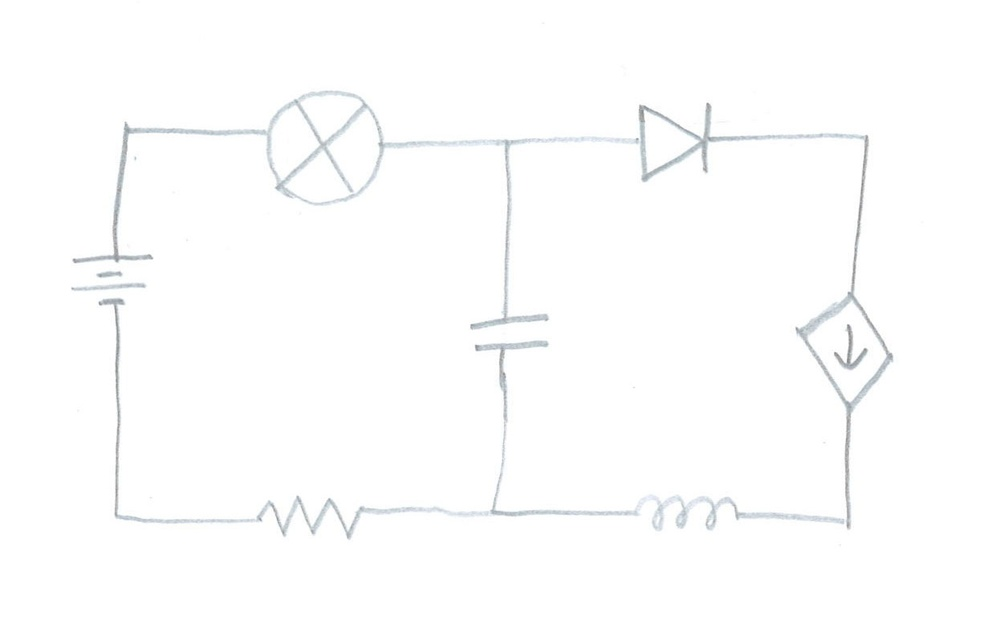
#> input picture Circuits/75.jpg, 1000 x 636 px, shrunk from 1246 x 793 before the run
$ python segment.py
#> lines starting #> are read from the running program, lines starting #| are printed output that depends on the picture; after the words box and inside, x2 and y2 are one past the last pixel; in counts of white or black regions, pixels touching at a corner belong together
#!/usr/bin/env python3
# -*- coding: utf-8 -*-
"""
Created on Thu Jun 27 22:14:49 2019

@author: zan
"""

#!/usr/bin/env python3
# -*- coding: utf-8 -*-
"""
Created on Tue Jun 25 20:57:30 2019

@author: zan
"""
import os
import cv2
import numpy as np
from matplotlib import pyplot as plt

#Image is loaded with imread command
img = cv2.imread('Circuits/75.jpg',0)

#Blurring to reduce some noise
im_b= cv2.GaussianBlur(img,(5,5),0)

#Applying thresholding
th, im_th =cv2.threshold(im_b, 0, 255, cv2.THRESH_BINARY_INV+cv2.THRESH_OTSU)
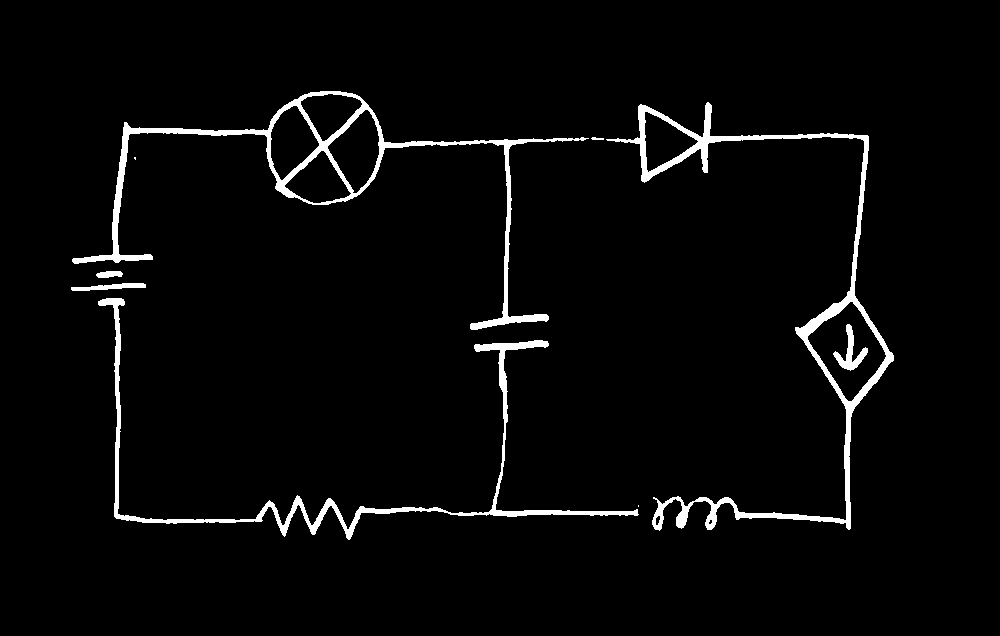
#> im_th: shape (636, 1000); 3.2% white; 9 white regions (2 under 20 px), largest, box (x1, y1, x2, y2) and area: (606, 102, 894, 531) 7303, (72, 91, 589, 330) 6718, (98, 298, 639, 540) 5161
#> th = 232

#Copy the thresholded image.
im_floodfill = im_th.copy()

#Mask used to flood filling.
h, w = im_th.shape[:2]
mask = np.zeros((h+2, w+2), np.uint8)

#Floodfill from point (0, 0)
cv2.floodFill(im_floodfill, mask, (0,0), 255);
#> im_floodfill: shape (636, 1000); 97.9% white; 8 black regions (1 under 20 px), largest, box (x1, y1, x2, y2) and area: (808, 302, 886, 401) 3652, (328, 110, 379, 193) 2484, (271, 106, 319, 180) 2198

#Invert floodfilled image
im_floodfill_inv = cv2.bitwise_not(im_floodfill)

#Creating Kernel
kernel = cv2.getStructuringElement(cv2.MORPH_RECT, (3,3))

#Closing for extraction closed symbols
closing = cv2.morphologyEx(im_floodfill_inv, cv2.MORPH_CLOSE, kernel,iterations=5)
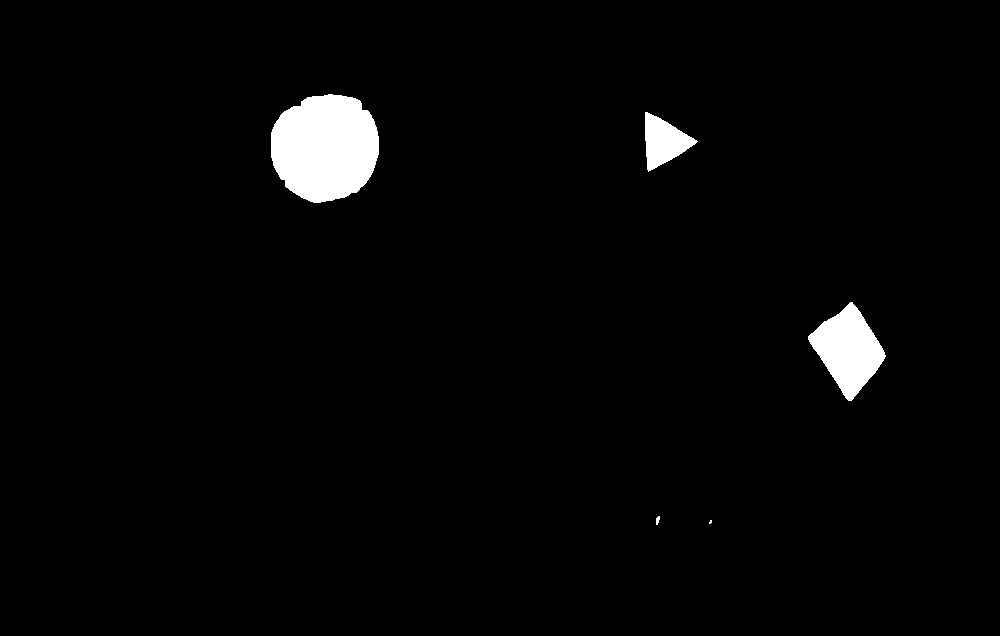
#> closing: shape (636, 1000); 2.4% white; 5 white regions (1 under 20 px)

#Contouring for closed shape symbols
im_rec=img.copy()
contours, hierarchy = cv2.findContours(closing,cv2.RETR_TREE,cv2.CHAIN_APPROX_SIMPLE)
#> contours = 5 contours, 2 with area under 20; largest, box (x1, y1, x2, y2) and area: (271, 94, 379, 203) 9122, (808, 302, 886, 401) 4076, (645, 112, 698, 172) 1644

#Segmenting closed symbols
i=0
for cnt in contours:
	x,y,w,h = cv2.boundingRect(cnt)
	if (w>50 and w<300) or (h>50 and h<300):
		cl_output= img[y-40:y+h+40,x-40:x+w+40]
		cv2.imwrite(os.path.join("Segmented_symbols/",str(i)+".jpg"), cl_output)
		i=i+1
#> this loop made 5 passes
#> (x, y, w, h) on passes 1 to 5: (709, 520, 3, 4), (656, 516, 4, 9), (808, 302, 78, 99), (645, 112, 53, 60), (271, 94, 108, 109)
#> pass 3, `cl_output= img[y-40:y+h+40,x-40:x+w+40]`:
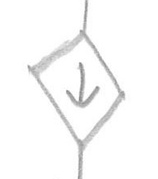
#> cl_output: shape (179, 158); min 131, max 255, mean 249.1
#> after the loop, i = 3


#extracting remaining circuit
dilation = cv2.dilate(im_floodfill_inv, kernel, iterations=7)
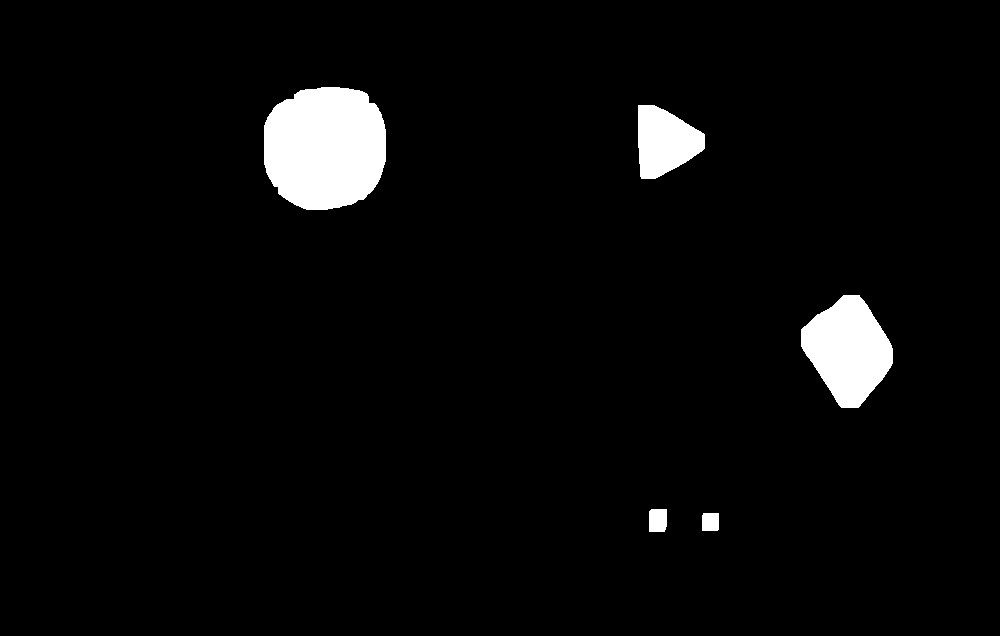
#> dilation: shape (636, 1000); 3.7% white; 5 white regions
im_thb= im_th.copy()

contours, hierarchy = cv2.findContours(dilation,cv2.RETR_TREE,cv2.CHAIN_APPROX_SIMPLE)
#> contours = 5 contours; box (x1, y1, x2, y2) and area: (264, 87, 386, 210) 12328, (801, 295, 893, 408) 6722, (638, 105, 705, 179) 3394, (649, 509, 667, 532) 366, (702, 513, 719, 531) 270
sec=im_th-dilation
for cnt in contours:
        x,y,w,h = cv2.boundingRect(cnt)
        if (w>300 or h>300):
            sec= im_th
#> this loop made 5 passes
#> (x, y, w, h) on passes 1 to 5: (702, 513, 17, 18), (649, 509, 18, 23), (801, 295, 92, 113), (638, 105, 67, 74), (264, 87, 122, 123)

#blurring remaining circuit
im_b1= cv2.GaussianBlur(sec,(5,5),0)
#Applying thresholding
th, im_th1 =cv2.threshold(im_b1, 0, 255, cv2.THRESH_BINARY+cv2.THRESH_OTSU)
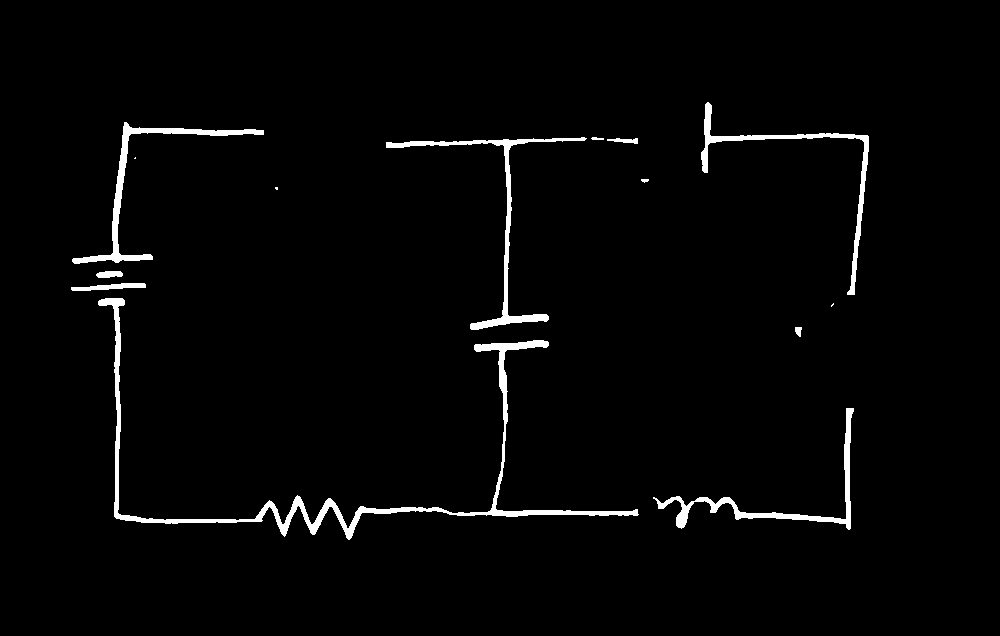
#> im_th1: shape (636, 1000); 2.3% white; 14 white regions (3 under 20 px), largest, box (x1, y1, x2, y2) and area: (98, 298, 639, 540) 5499, (386, 137, 587, 330) 2181, (72, 122, 264, 264) 2074
#> th = 104
#Creating Kernel
kernel1 = cv2.getStructuringElement(cv2.MORPH_RECT, (3,3))
#> kernel1 = [[1, 1, 1], [1, 1, 1], [1, 1, 1]]

dilation1 = cv2.dilate(im_th1, kernel1, iterations=10)
#> dilation1: shape (636, 1000); 12.3% white; 5 white regions, box (x1, y1, x2, y2) and area: (61, 112, 864, 550) 65326, (691, 92, 879, 317) 11160, (785, 317, 812, 347) 792, (631, 169, 659, 193) 663, (265, 177, 288, 200) 528
erosion = cv2.erode(dilation1, kernel1, iterations=14)
#> erosion: shape (636, 1000); 0.65% white; 4 white regions, box (x1, y1, x2, y2) and area: (478, 318, 544, 348) 1635, (263, 505, 356, 529) 1252, (100, 258, 121, 302) 815, (657, 501, 732, 522) 440
result= cv2.dilate(erosion, kernel1, iterations=10)
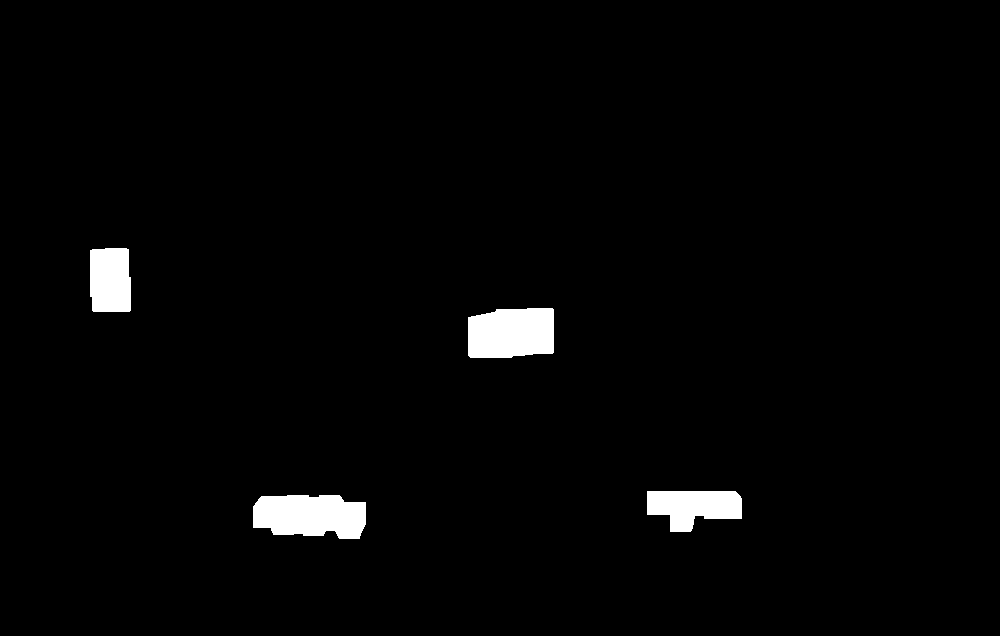
#> result: shape (636, 1000); 2.1% white; 4 white regions

#Contouring for closed symbols
contours, hierarchy = cv2.findContours(result,cv2.RETR_TREE,cv2.CHAIN_APPROX_SIMPLE)
#> contours = 4 contours; box (x1, y1, x2, y2) and area: (253, 495, 366, 539) 4006, (468, 308, 554, 358) 3828, (647, 491, 742, 532) 2688, (90, 248, 131, 312) 2414

#Segmenting closed symbols
i=0
for cnt in contours:
	x,y,w,h = cv2.boundingRect(cnt)
	if (w>50 and w<300) or (h>50 and h<300):
		output= img[y-40:y+h+40,x-40:x+w+40]
		cv2.imwrite(os.path.join("Segmented_symbols/",str(i+10)+".jpg"),output)
		i=i+1
#> this loop made 4 passes
#> (x, y, w, h) on passes 1 to 4: (253, 495, 113, 44), (647, 491, 95, 41), (468, 308, 86, 50), (90, 248, 41, 64)
#> pass 3, `output= img[y-40:y+h+40,x-40:x+w+40]`:
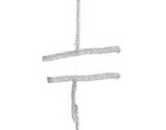
#> output: shape (130, 166); min 144, max 255, mean 250.9
#> after the loop, i = 4

titles = ['Original Image', "Thresholded Binary Image",
          'Inverted Floodfilled Image','Remained Circuit','Image after morphological operation']
images = [img, im_thb, im_floodfill_inv, sec, result]


for i in range(5):
    plt.subplot(3,2,i+1),plt.imshow(images[i],'gray')
    plt.title(titles[i])
    plt.xticks([]),plt.yticks([])
plt.show()


cv2.namedWindow('image', cv2.WINDOW_NORMAL)
cv2.imshow('image',closing)
cv2.waitKey(0)
cv2.destroyAllWindows()

$ run again, with Circuits/1.jpg copied over Circuits/75.jpg
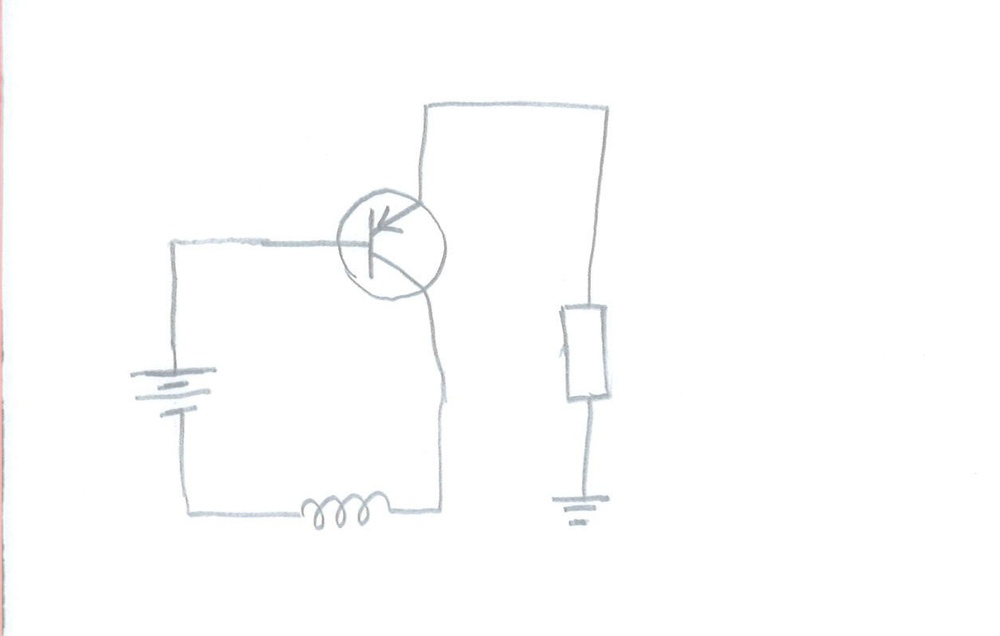
#> input picture Circuits/1.jpg, 1000 x 636 px, shrunk from 1254 x 798 before the run
#> `th, im_th =cv2.threshold(im_b, 0, 255, cv2.THRESH_BINARY_INV+cv2.THRES..`:
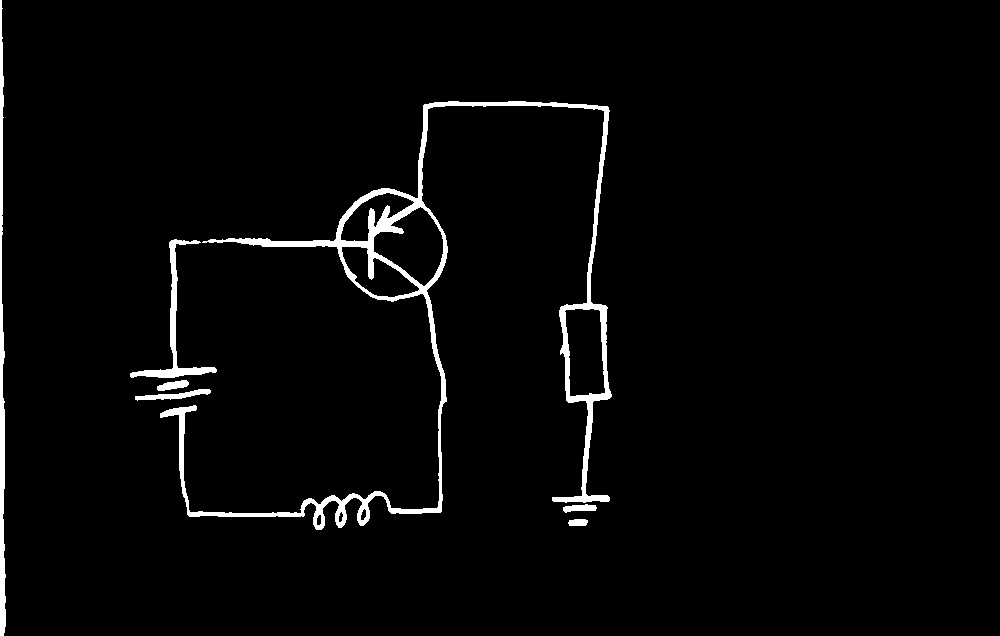
#> im_th: shape (636, 1000); 2.6% white; 7 white regions, largest, box (x1, y1, x2, y2) and area: (160, 101, 612, 530) 11614, (0, 0, 6, 636) 2285, (130, 239, 217, 378) 1421
#> `th, im_th =cv2.threshold(im_b, 0, 255, cv2.THRESH_BINARY_INV+cv2.THRES..`: th = 230
#> closing: shape (636, 1000); 100% white; 2 black regions
#> `contours, hierarchy = cv2.findContours(closing,cv2.RETR_TREE,cv2.CHAIN..`: contours = 2 contours; box (x1, y1, x2, y2) and area: (0, 0, 1000, 636) 634252, (377, 217, 392, 233) 203
#> the loop `for cnt in contours:` made 2 passes
#> (x, y, w, h) on passes 1 to 2: (0, 0, 1000, 636), (377, 217, 15, 16)
#> after the loop `for cnt in contours:`: i = 0
#> dilation: shape (636, 1000); every value is 255
#> `contours, hierarchy = cv2.findContours(dilation,cv2.RETR_TREE,cv2.CHAI..`: contours = [[[0, 0], [0, 635], [999, 635], [999, 0]]]
#> the loop `for cnt in contours:` made 1 pass
#> (cnt, x, y, w, h) on pass 1: ([[0, 0], [0, 635], [999, 635], [999, 0]], 0, 0, 1000, 636)
#> im_th1: shape (636, 1000); 2.7% white; 6 white regions, box (x1, y1, x2, y2) and area: (160, 101, 612, 530) 12383, (0, 0, 6, 636) 2319, (130, 239, 217, 378) 1468, (135, 389, 211, 401) 397, (157, 380, 189, 391) 227, (568, 519, 588, 526) 125
#> `th, im_th1 =cv2.threshold(im_b1, 0, 255, cv2.THRESH_BINARY+cv2.THRESH_..`: th = 107
#> kernel1 = [[1, 1, 1], [1, 1, 1], [1, 1, 1]]
#> dilation1: shape (636, 1000); 12.1% white; 2 white regions, box (x1, y1, x2, y2) and area: (120, 91, 622, 540) 67794, (0, 0, 16, 636) 8895
#> erosion: shape (636, 1000); 1.2% white; 9 white regions (1 under 20 px), largest, box (x1, y1, x2, y2) and area: (339, 192, 422, 289) 3500, (139, 371, 207, 414) 1966, (305, 496, 387, 524) 1454
#> result: shape (636, 1000); 3.6% white; 8 white regions
#> `contours, hierarchy = cv2.findContours(result,cv2.RETR_TREE,cv2.CHAIN_..`: contours = 8 contours; box (x1, y1, x2, y2) and area: (329, 182, 438, 305) 8890, (129, 361, 217, 424) 4442, (295, 486, 397, 534) 3920, (557, 489, 603, 532) 1656, (0, 537, 12, 636) 1048, (0, 394, 11, 496) 1010, (561, 387, 601, 409) 818, (0, 344, 11, 365) 200
#> the loop `for cnt in contours:` made 8 passes
#> (cnt, x, y, w, h) on passes 4, 7: ([[0, 394], [0, 495], [10, 495], [10, 394]], 0, 394, 11, 102), ([[0, 344], [0, 364], [10, 364], [10, 344]], 0, 344, 11, 21)
#> pass 3, `output= img[y-40:y+h+40,x-40:x+w+40]`:
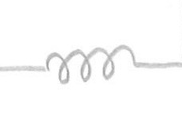
#> output: shape (128, 182); min 153, max 255, mean 251.3
#> after the loop `for cnt in contours:`: i = 5

$ run again, with Circuits/10.jpg copied over Circuits/75.jpg
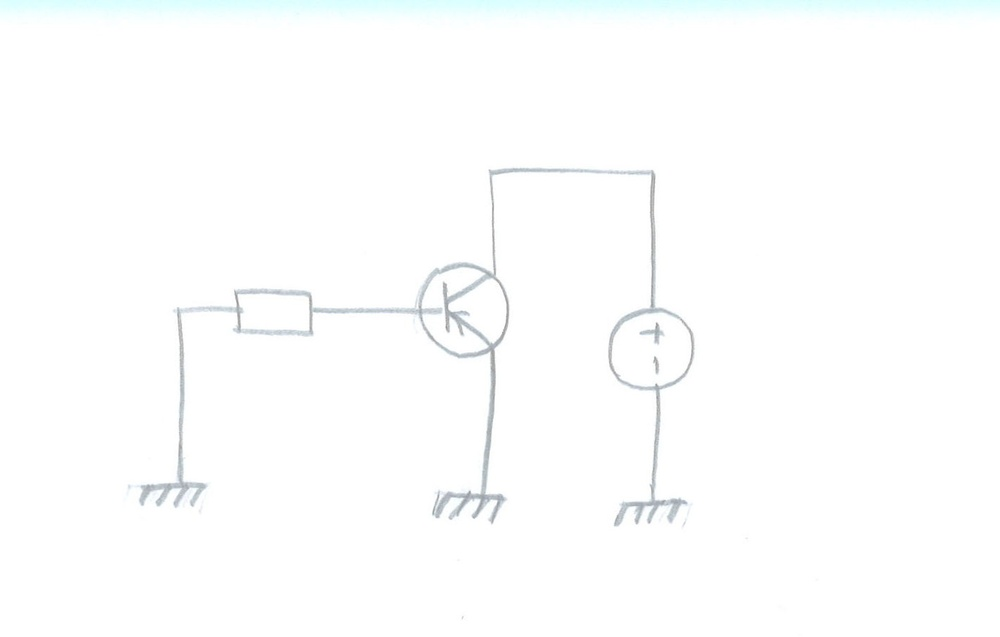
#> input picture Circuits/10.jpg, 1000 x 637 px, shrunk from 1418 x 903 before the run
#> `th, im_th =cv2.threshold(im_b, 0, 255, cv2.THRESH_BINARY_INV+cv2.THRES..`:
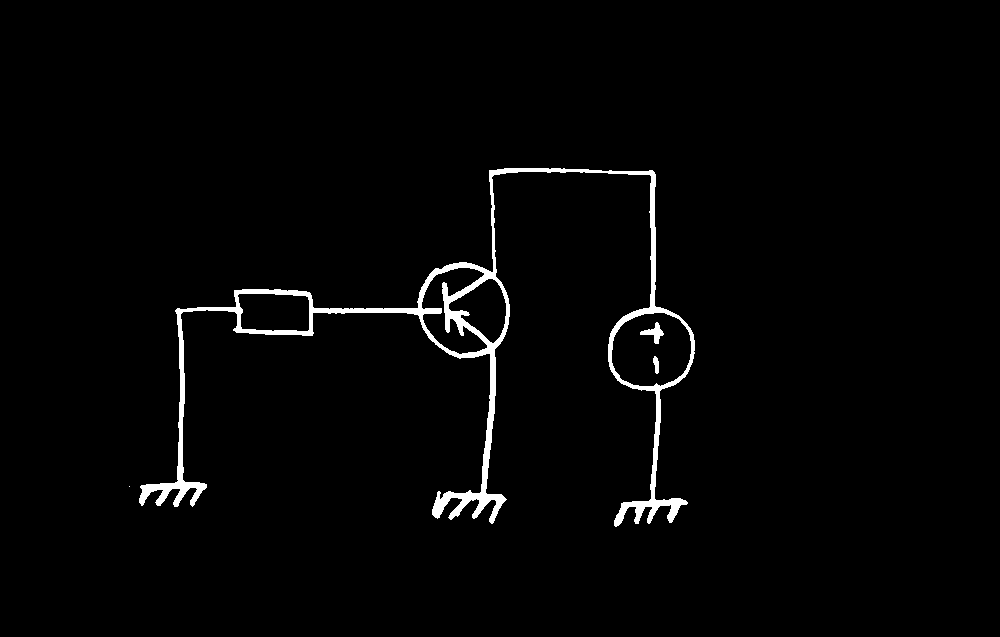
#> im_th: shape (637, 1000); 2% white; 4 white regions (1 under 20 px), largest, box (x1, y1, x2, y2) and area: (139, 168, 695, 527) 12186, (640, 322, 664, 344) 205, (653, 356, 659, 374) 76
#> `th, im_th =cv2.threshold(im_b, 0, 255, cv2.THRESH_BINARY_INV+cv2.THRES..`: th = 229
#> im_floodfill: shape (637, 1000); 98.2% white; 4 black regions, box (x1, y1, x2, y2) and area: (612, 313, 691, 386) 4425, (422, 268, 487, 354) 2520, (238, 294, 309, 331) 2402, (449, 279, 506, 343) 2057
#> closing: shape (637, 1000); 2% white; 3 white regions
#> `contours, hierarchy = cv2.findContours(closing,cv2.RETR_TREE,cv2.CHAIN..`: contours = 3 contours; box (x1, y1, x2, y2) and area: (422, 268, 506, 354) 5480, (612, 313, 691, 386) 4603, (238, 294, 309, 331) 2311
#> the loop `for cnt in contours:` made 3 passes
#> (x, y, w, h) on passes 1 to 3: (612, 313, 79, 73), (238, 294, 71, 37), (422, 268, 84, 86)
#> after the loop `for cnt in contours:`: i = 3
#> dilation: shape (637, 1000); 3% white; 3 white regions
#> `contours, hierarchy = cv2.findContours(dilation,cv2.RETR_TREE,cv2.CHAI..`: contours = 3 contours; box (x1, y1, x2, y2) and area: (415, 261, 513, 361) 8028, (605, 306, 698, 393) 6899, (231, 287, 316, 338) 4005
#> the loop `for cnt in contours:` made 3 passes
#> (x, y, w, h) on passes 1 to 3: (605, 306, 93, 87), (231, 287, 85, 51), (415, 261, 98, 100)
#> im_th1: shape (637, 1000); 1.2% white; 5 white regions, box (x1, y1, x2, y2) and area: (139, 307, 233, 507) 2018, (432, 354, 507, 524) 2010, (489, 168, 656, 306) 1677, (614, 393, 688, 527) 1462, (316, 308, 415, 314) 519
#> `th, im_th1 =cv2.threshold(im_b1, 0, 255, cv2.THRESH_BINARY+cv2.THRESH_..`: th = 106
#> kernel1 = [[1, 1, 1], [1, 1, 1], [1, 1, 1]]
#> dilation1: shape (637, 1000); 5.9% white; 5 white regions, box (x1, y1, x2, y2) and area: (479, 158, 666, 316) 10396, (129, 297, 243, 517) 9481, (422, 344, 517, 534) 8201, (604, 383, 698, 537) 6674, (306, 298, 425, 324) 3043
#> erosion: shape (637, 1000); 0.41% white; 3 white regions, box (x1, y1, x2, y2) and area: (437, 494, 499, 515) 1097, (144, 485, 199, 503) 760, (620, 502, 677, 520) 754
#> result: shape (637, 1000); 1.3% white; 3 white regions
#> `contours, hierarchy = cv2.findContours(result,cv2.RETR_TREE,cv2.CHAIN_..`: contours = 3 contours; box (x1, y1, x2, y2) and area: (427, 484, 509, 525) 3044, (610, 492, 687, 530) 2550, (134, 475, 209, 513) 2518
#> the loop `for cnt in contours:` made 3 passes
#> (x, y, w, h) on passes 1 to 3: (610, 492, 77, 38), (427, 484, 82, 41), (134, 475, 75, 38)
#> pass 3, `output= img[y-40:y+h+40,x-40:x+w+40]`:
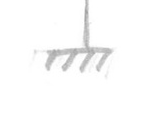
#> output: shape (118, 155); min 162, max 255, mean 251.1
#> after the loop `for cnt in contours:`: i = 3
